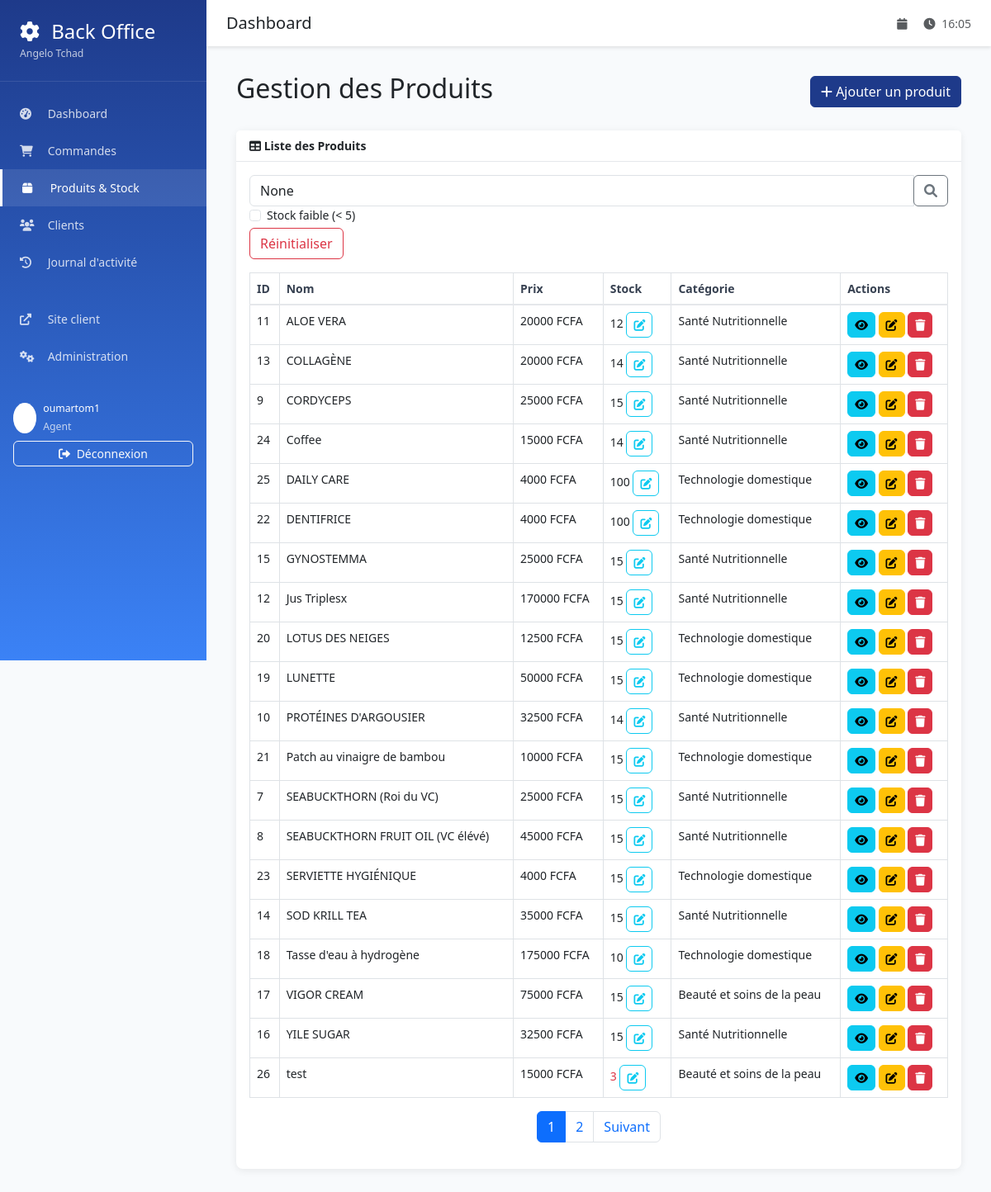
/backoffice/products/ (signed in), run on the app's committed database.
### backoffice/models.py (models this page shows, shortened)
class AgentProfile(models.Model):
    ROLE_CHOICES = [
        ('agent', 'Agent'),
        ('supervisor', 'Superviseur'),
        ('manager', 'Manager'),
        ('admin', 'Administrateur'),
    ]
    user = models.OneToOneField(
        User,
        on_delete=models.CASCADE,
        verbose_name="Utilisateur"
    )
    role = models.CharField(
        max_length=20,
        choices=ROLE_CHOICES,
        default='agent',
        verbose_name="Rôle"
    )
    phone_number = models.CharField(
        max_length=17,
        blank=True,
        verbose_name="Numéro de téléphone"
    )
    is_active = models.BooleanField(default=True, verbose_name="Actif")
    created_at = models.DateTimeField(auto_now_add=True)
    class Meta:
        verbose_name = "Profil Agent"
        verbose_name_plural = "Profils Agents"

### products/models.py (models this page shows, shortened)
class Product(models.Model):
    name = models.CharField(max_length=200, verbose_name="Nom du produit")
    description = models.TextField(blank=True, verbose_name="Description")
    price = models.DecimalField(
        max_digits=10,
        decimal_places=2,
        validators=[MinValueValidator(0)],
        verbose_name="Prix"
    )
    stock_quantity = models.PositiveIntegerField(
        default=0,
        verbose_name="Quantité en stock"
    )
    image = models.ImageField(
        upload_to='products/',
        blank=True,
        null=True,
        verbose_name="Image du produit"
    )
    is_active = models.BooleanField(default=True, verbose_name="Actif")
    created_at = models.DateTimeField(auto_now_add=True)
    updated_at = models.DateTimeField(auto_now=True)
    class Meta:
        verbose_name = "Produit"
        verbose_name_plural = "Produits"
        ordering = ['name']

class Category(models.Model):
    name = models.CharField(max_length=100, verbose_name="Nom de la catégorie")
    description = models.TextField(blank=True, verbose_name="Description")
    created_at = models.DateTimeField(auto_now_add=True)
    class Meta:
        verbose_name = "Catégorie"
        verbose_name_plural = "Catégories"
        ordering = ['name']

### backoffice/views.py (the view)
# urls.py: path('products/', views.products_list, name='products_list'),
@login_required
def products_list(request):
    products = Product.objects.order_by('name')
    search = request.GET.get('search')
    if search:
        products = products.filter(
            Q(name__icontains=search) |
            Q(description__icontains=search)
        )
    low_stock = request.GET.get('low_stock')
    if low_stock:
        products = products.filter(stock_quantity__lte=5)
    paginator = Paginator(products, 20)
    page_number = request.GET.get('page')
    page_obj = paginator.get_page(page_number)
    context = {
        'page_obj': page_obj,
        'search': search,
        'low_stock': low_stock,
    }
    return render(request, 'backoffice/products_list.html', context)

### templates/backoffice/products_list.html (shortened to what this page needs)
{% extends 'backoffice/base.html' %}
{% load static %}
{% block content %}
<div class="container-fluid">
    <div class="d-flex justify-content-between align-items-center mb-4">
        <h2>Gestion des Produits</h2>
        <a href="#" class="btn btn-primary" data-toggle="modal" data-target="#addProductModal">
            <i class="fas fa-plus"></i> Ajouter un produit
        </a>
    </div>
    <div class="card mb-4">
        <div class="card-header">
            <i class="fas fa-table mr-1"></i>
            Liste des Produits
        </div>
        <div class="card-body">
            <form method="GET" class="form-inline mb-3">
                <div class="input-group mr-2">
                    <input type="text" name="search" class="form-control" placeholder="Rechercher un produit..." value="{{ search }}">
                    <div class="input-group-append">
                        <button class="btn btn-outline-secondary" type="submit"><i class="fas fa-search"></i></button>
                    </div>
                </div>
                <div class="form-check mr-2">
                    <input class="form-check-input" type="checkbox" name="low_stock" value="true" id="lowStockCheck" {% if low_stock %}checked{% endif %} onchange="this.form.submit()">
                    <label class="form-check-label" for="lowStockCheck">
                        Stock faible (< 5)
                    </label>
                </div>
                <a href="{% url 'backoffice:products_list' %}" class="btn btn-outline-danger">Réinitialiser</a>
            </form>
            <div class="table-responsive">
                <table class="table table-bordered" id="productsTable" width="100%" cellspacing="0">
                    <thead>
                        <tr>
                            <th>ID</th>
                            <th>Nom</th>
                            <th>Prix</th>
                            <th>Stock</th>
                            <th>Catégorie</th>
                            <th>Actions</th>
                        </tr>
                    </thead>
                    <tbody>
                        {% for product in page_obj %}
                        <tr>
                            <td>{{ product.id }}</td>
                            <td>{{ product.name }}</td>
                            <td>{{ product.price|floatformat:0 }} FCFA</td>
                            <td>
                                <span id="stock-{{ product.id }}" class="{% if product.stock_quantity <= 5 %}text-danger font-weight-bold{% endif %}">
                                    {{ product.stock_quantity }}
                                </span>
                                <button class="btn btn-sm btn-outline-info ml-2" onclick="editStock({{ product.id }}, {{ product.stock_quantity }})">
                                    <i class="fas fa-edit"></i>
                                </button>
                            </td>
                            <td>{{ product.category.name }}</td>
                            <td>
                                <a href="#" class="btn btn-sm btn-info"><i class="fas fa-eye"></i></a>
                                <a href="#" class="btn btn-sm btn-warning"><i class="fas fa-edit"></i></a>
                                <a href="#" class="btn btn-sm btn-danger"><i class="fas fa-trash"></i></a>
                            </td>
                        </tr>
                        {% empty %}
                        <tr>
                            <td colspan="6" class="text-center">Aucun produit trouvé.</td>
                        </tr>
                        {% endfor %}
                    </tbody>
                </table>
            </div>
            <nav aria-label="Page navigation example">
                <ul class="pagination justify-content-center">
                    {% for i in page_obj.paginator.page_range %}
                        {% if page_obj.number == i %}
                            <li class="page-item active"><a class="page-link" href="#">{{ i }}</a></li>
                        {% else %}
                            <li class="page-item"><a class="page-link" href="?page={{ i }}{% if search %}&search={{ search }}{% endif %}{% if low_stock %}&low_stock=true{% endif %}">{{ i }}</a></li>
                        {% endif %}
                    {% endfor %}
                    {% if page_obj.has_next %}
                        <li class="page-item"><a class="page-link" href="?page={{ page_obj.next_page_number }}{% if search %}&search={{ search }}{% endif %}{% if low_stock %}&low_stock=true{% endif %}">Suivant</a></li>
                    {% endif %}
                </ul>
            </nav>
        </div>
    </div>
</div>
{% endblock %}

### templates/backoffice/base.html (shortened to what this page needs)
<!DOCTYPE html>
<html lang="fr">
<head>
    <link href="https://cdn.jsdelivr.net/npm/bootstrap@5.3.0/dist/css/bootstrap.min.css" rel="stylesheet">
    <link href="https://cdnjs.cloudflare.com/ajax/libs/font-awesome/6.0.0/css/all.min.css" rel="stylesheet">
</head>
<body>
    <nav class="sidebar" id="sidebar">
        <div class="sidebar-header">
            <h4 class="mb-0">
                <i class="fas fa-cog me-2"></i>
                Back Office
            </h4>
            <small class="text-light opacity-75">Angelo Tchad</small>
        </div>
        <ul class="nav flex-column sidebar-nav">
            <li class="nav-item">
                <a class="nav-link {% if request.resolver_match.url_name == 'dashboard' %}active{% endif %}"
                   href="{% url 'backoffice:dashboard' %}">
                    <i class="fas fa-tachometer-alt"></i>
                    Dashboard
                </a>
            </li>
            <li class="nav-item">
                <a class="nav-link {% if 'orders' in request.resolver_match.url_name %}active{% endif %}"
                   href="{% url 'backoffice:orders_list' %}">
                    <i class="fas fa-shopping-cart"></i>
                    Commandes
                </a>
            </li>
            <li class="nav-item">
                <a class="nav-link {% if 'products' in request.resolver_match.url_name %}active{% endif %}"
                   href="{% url 'backoffice:products_list' %}">
                    <i class="fas fa-box"></i>
                    Produits & Stock
                </a>
            </li>
            <li class="nav-item">
                <a class="nav-link {% if 'clients' in request.resolver_match.url_name %}active{% endif %}"
                   href="{% url 'backoffice:clients_list' %}">
                    <i class="fas fa-users"></i>
                    Clients
                </a>
            </li>
            <li class="nav-item">
                <a class="nav-link {% if request.resolver_match.url_name == 'activity_log' %}active{% endif %}"
                   href="{% url 'backoffice:activity_log' %}">
                    <i class="fas fa-history"></i>
                    Journal d'activité
                </a>
            </li>
            <li class="nav-item mt-4">
                <a class="nav-link" href="{% url 'orders:home' %}" target="_blank">
                    <i class="fas fa-external-link-alt"></i>
                    Site client
                </a>
            </li>
            <li class="nav-item">
                <a class="nav-link" href="/admin/" target="_blank">
                    <i class="fas fa-cogs"></i>
                    Administration
                </a>
            </li>
        </ul>
        <div class="mt-auto p-3">
            <div class="d-flex align-items-center mb-2">
                <div class="bg-white bg-opacity-20 rounded-circle p-2 me-2">
                    <i class="fas fa-user"></i>
                </div>
                <div>
                    <small class="d-block">{{ user.get_full_name|default:user.username }}</small>
                    <small class="text-light opacity-75">{{ user.agentprofile.get_role_display }}</small>
                </div>
            </div>
            <a href="{% url 'backoffice:logout' %}" class="btn btn-outline-light btn-sm w-100">
                <i class="fas fa-sign-out-alt me-1"></i>
                Déconnexion
            </a>
        </div>
    </nav>
    <div class="main-content">
        <div class="top-navbar d-flex justify-content-between align-items-center">
            <div class="d-flex align-items-center">
                <h5 class="mb-0">{% block page_title %}Dashboard{% endblock %}</h5>
            </div>
            <div class="d-flex align-items-center">
                <span class="text-muted me-3">
                    <i class="fas fa-calendar me-1"></i>
                </span>
                <span class="text-muted">
                    <i class="fas fa-clock me-1"></i>
                    <span id="current-time"></span>
                </span>
            </div>
        </div>
        <div class="content-wrapper">
            {% block content %}{% endblock %}
        </div>
    </div>
</body>
</html>

### templates/backoffice/base.html (style rules this page uses)
:root { --primary-color: #1e3a8a; --secondary-color: #f8fafc; --accent-color: #3b82f6; --success-color: #10b981; --warning-color: #f59e0b; --danger-color: #ef4444; --sidebar-width: 250px; }
body { font-family: 'Segoe UI', Tahoma, Geneva, Verdana, sans-serif; background-color: var(--secondary-color); font-size: 14px; }
.sidebar { position: fixed; top: 0; left: 0; height: 100vh; width: var(--sidebar-width); background: linear-gradient(180deg, var(--primary-color), var(--accent-color)); color: white; z-index: 1000; transition: transform 0.3s ease; }
.sidebar-header { padding: 1.5rem; border-bottom: 1px solid rgba(255,255,255,0.1); }
.sidebar-nav { padding: 1rem 0; }
.sidebar-nav .nav-link { color: rgba(255,255,255,0.8); padding: 0.75rem 1.5rem; border: none; transition: all 0.3s ease; }
.sidebar-nav .nav-link:hover, .sidebar-nav .nav-link.active { color: white; background-color: rgba(255,255,255,0.1); border-left: 3px solid white; }
.sidebar-nav .nav-link i { width: 20px; margin-right: 10px; }
.main-content { margin-left: var(--sidebar-width); min-height: 100vh; transition: margin-left 0.3s ease; }
.top-navbar { background-color: white; box-shadow: 0 2px 4px rgba(0,0,0,0.1); padding: 1rem 1.5rem; margin-bottom: 2rem; }
.content-wrapper { padding: 0 1.5rem 2rem; }
.card { border: none; box-shadow: 0 2px 10px rgba(0,0,0,0.08); border-radius: 8px; }
.card-header { background-color: white; border-bottom: 1px solid #e5e7eb; font-weight: 600; }
.table th { font-weight: 600; color: #374151; border-bottom: 2px solid #e5e7eb; }
.btn { border-radius: 6px; font-weight: 500; }
.btn-primary { background-color: var(--primary-color); border-color: var(--primary-color); }

### data on the page
Product: id "11", name "ALOE VERA", price "20000", stock_quantity "12", category.name "Santé Nutritionnelle"
Product: id "13", name "COLLAGÈNE", price "20000", stock_quantity "14", category.name "Santé Nutritionnelle"
Product: id "9", name "CORDYCEPS", price "25000", stock_quantity "15", category.name "Santé Nutritionnelle"
Product: id "24", name "Coffee", price "15000", stock_quantity "14", category.name "Santé Nutritionnelle"
Product: id "25", name "DAILY CARE", price "4000", stock_quantity "100", category.name "Technologie domestique"
Product: id "22", name "DENTIFRICE", price "4000", stock_quantity "100", category.name "Technologie domestique"
Product: id "15", name "GYNOSTEMMA", price "25000", stock_quantity "15", category.name "Santé Nutritionnelle"
Product: id "12", name "Jus Triplesx", price "170000", stock_quantity "15", category.name "Santé Nutritionnelle"
Product: id "20", name "LOTUS DES NEIGES", price "12500", stock_quantity "15", category.name "Technologie domestique"
Product: id "19", name "LUNETTE", price "50000", stock_quantity "15", category.name "Technologie domestique"
Product: id "10", name "PROTÉINES D'ARGOUSIER", price "32500", stock_quantity "14", category.name "Santé Nutritionnelle"
Product: id "21", name "Patch au vinaigre de bambou", price "10000", stock_quantity "15", category.name "Technologie domestique"
Product: id "7", name "SEABUCKTHORN (Roi du VC)", price "25000", stock_quantity "15", category.name "Santé Nutritionnelle"
Product: id "8", name "SEABUCKTHORN FRUIT OIL (VC élévé)", price "45000", stock_quantity "15", category.name "Santé Nutritionnelle"
Product: id "23", name "SERVIETTE HYGIÉNIQUE", price "4000", stock_quantity "15", category.name "Technologie domestique"
Product: id "14", name "SOD KRILL TEA", price "35000", stock_quantity "15", category.name "Santé Nutritionnelle"
Product: id "18", name "Tasse d'eau à hydrogène", price "175000", stock_quantity "10", category.name "Technologie domestique"
Product: id "17", name "VIGOR CREAM", price "75000", stock_quantity "15", category.name "Beauté et soins de la peau"
Product: id "16", name "YILE SUGAR", price "32500", stock_quantity "15", category.name "Santé Nutritionnelle"
Product: id "26", name "test", price "15000", stock_quantity "3", category.name "Beauté et soins de la peau"

### other printed values
{{ user.get_full_name|default:user.username }} "oumartom1"
{{ user.agentprofile.get_role_display }} "Agent"
{{ i }} "1"
{{ i }} "2"
